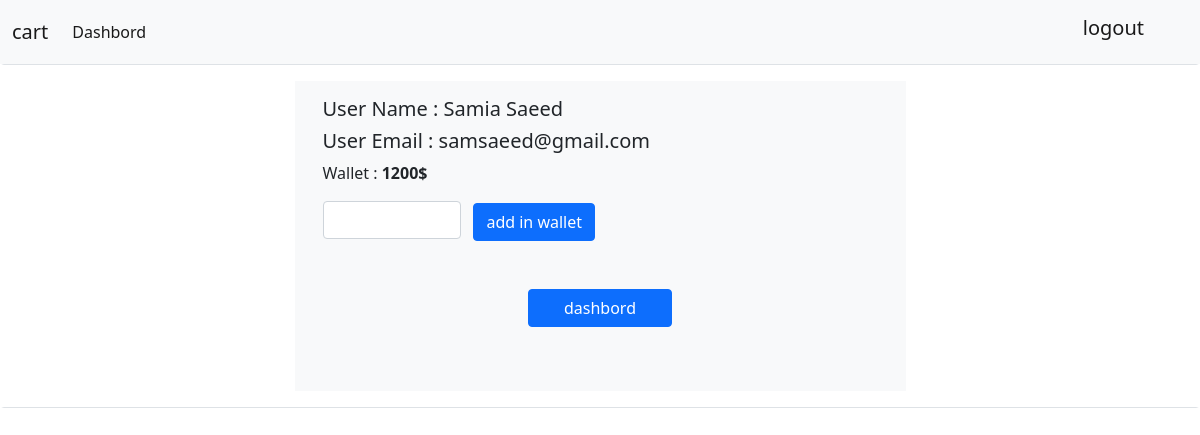
Page /wallet.view.php?id=1 on the committed database.
### tables this page shows
CREATE TABLE `users` (
  `id` int(11) NOT NULL,
  `name` varchar(100) NOT NULL,
  `email` varchar(100) NOT NULL,
  `password` varchar(100) NOT NULL,
  `type` tinyint(1) NOT NULL DEFAULT 0
);

CREATE TABLE `wallets` (
  `id` int(11) NOT NULL,
  `user_id` int(11) NOT NULL,
  `balance` double NOT NULL
);

### class/wallet.php (called while the page is built, shortened)
<?php
require_once APP_PATH ."/db/connected.php";
class Wallet{
    private static  $db;
    public static function getWallet($ID){
        $db = new connectedDb();
        self::$db=$db->concted();
        $q="select * from wallets where id=$ID";
        $walt=mysqli_fetch_assoc(self::$db->query($q));
        return $walt;
    }
}

### db/connected.php (called while the page is built, shortened)
<?php
class connectedDb
{
        public $servername='localhost';
        public $username='root';
        public $password='';
        public $dbname='Productdb';
        public static $con;
    public function __construct()
    {
        try{
        self::$con = mysqli_connect($this->servername,$this->username,
        $this->password, $this->dbname);
        }catch(PDOException $e){
            $e->getMessage();
        }
    }
public function concted(){
    return self::$con;
}
}

### class/user.php (called while the page is built, shortened)
<?php
require_once './db/connected.php';
require_once 'wallet.php';
class User
{
    private static $db;
    public static function getUser($id)
    {
        $db = new connectedDb();
        self::$db = $db->concted();
        $intId = (int) $id;
        if (is_int($intId) && !empty($intId)) {
            $q = "select * from users where id= $intId ";
            if ($user = self::$db->query($q)) {
                $user = mysqli_fetch_assoc($user);
                return $user;
            } else {
                return false;
            }
        }
    }
}

### wallet.view.php (the view, shortened to what this page needs)
<?php
require_once './class/wallet.php';
require_once './class/walletOperation.php';
require_once './class/user.php';
if(isset($_GET['id'])){
    $id = (int)$_GET['id'];
    if(is_int($id)){
        $wallet=Wallet::getWallet($id);
        $user = User::getUser($wallet['id']);
    }
}
require_once './include/Dashboardheader.php';
?>
<div class="border rounded">
<div class="row bg-white">
    <div class="col-md-6 row bg-light mx-auto my-3 p-3">
    <h5 class="text-capitalize">
            user name : <?=$user['name'] ?>
        </h5>
        <h5 class="">
            <span class="text-capitalize">
            user email :
            </span>
        <?=$user['email'] ?>
        </h5>
        <p class="text-capitalize">
        wallet :
        <?php
        if($wallet['balance'] < 0){?>
            <strong>he is indebted <small>  <?= abs($wallet['balance'])?>$ </small> </strong>
        <?php }else{ ?>
            <strong> <?= $wallet['balance']?>$  </strong>
    <?php } ?>
        </p>
        <form action="" method="post" class="cart-items">
        <input data-id="" id="test" type="text" value = "" class="form-control w-25 d-inline" name='add_amount'>
        <button type="submit"  style="height: fit-content;" class="btn btn-primary mx-2" name="added">add in wallet</button>
        </form>
        <a style="height: fit-content;" class="btn btn-primary my-5 w-25 mx-auto" href="/cart/dashbord.php">dashbord </a>
    </div>
</div>
</div>

### include/Dashboardheader.php (style rules this page uses)
body { overflow-x: hidden; }

### rows in the picture
users: name "Samia Saeed", email "samsaeed@gmail.com"
wallets: balance "1200"
